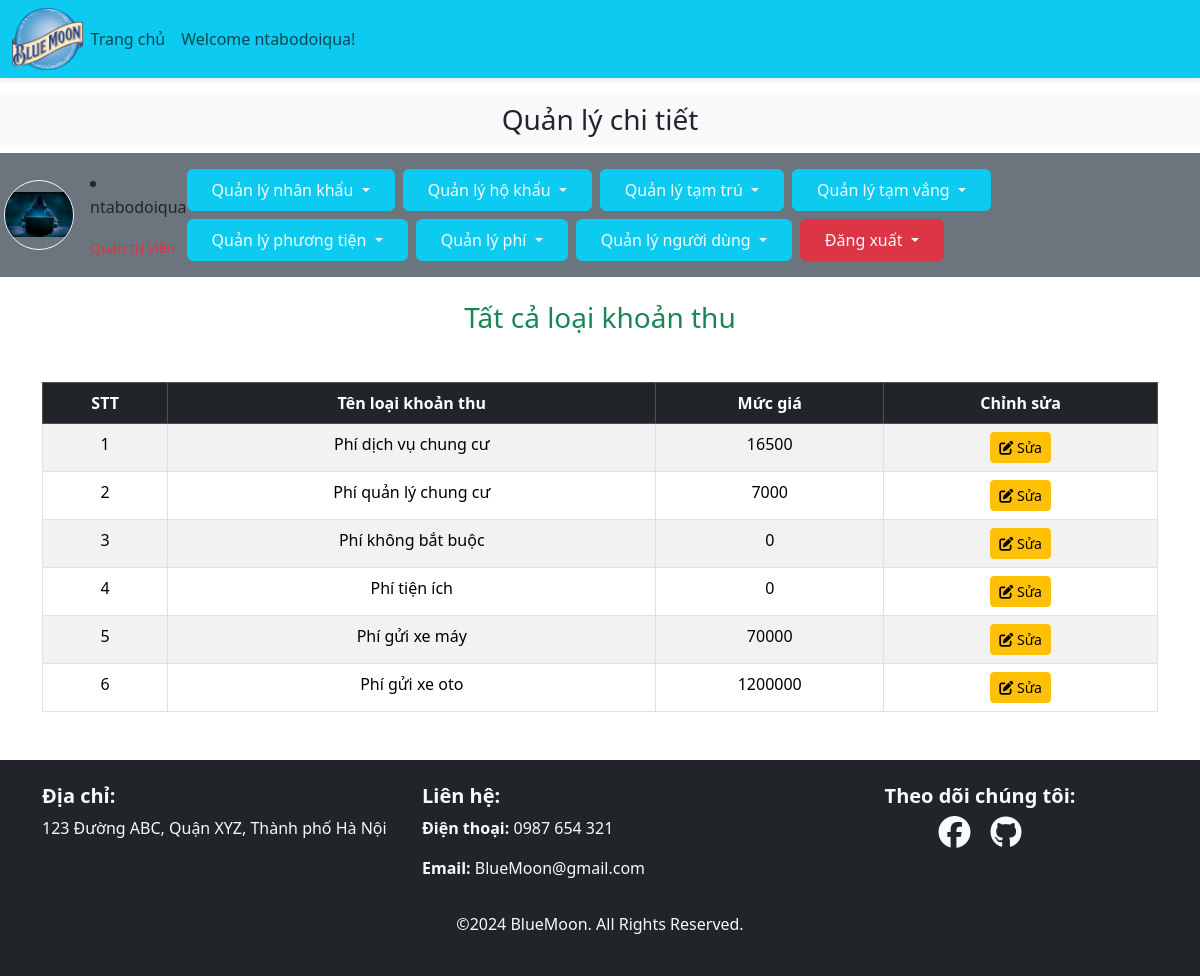
The app's page /admin_area/index.php?view_fee_type (signed in), older data.
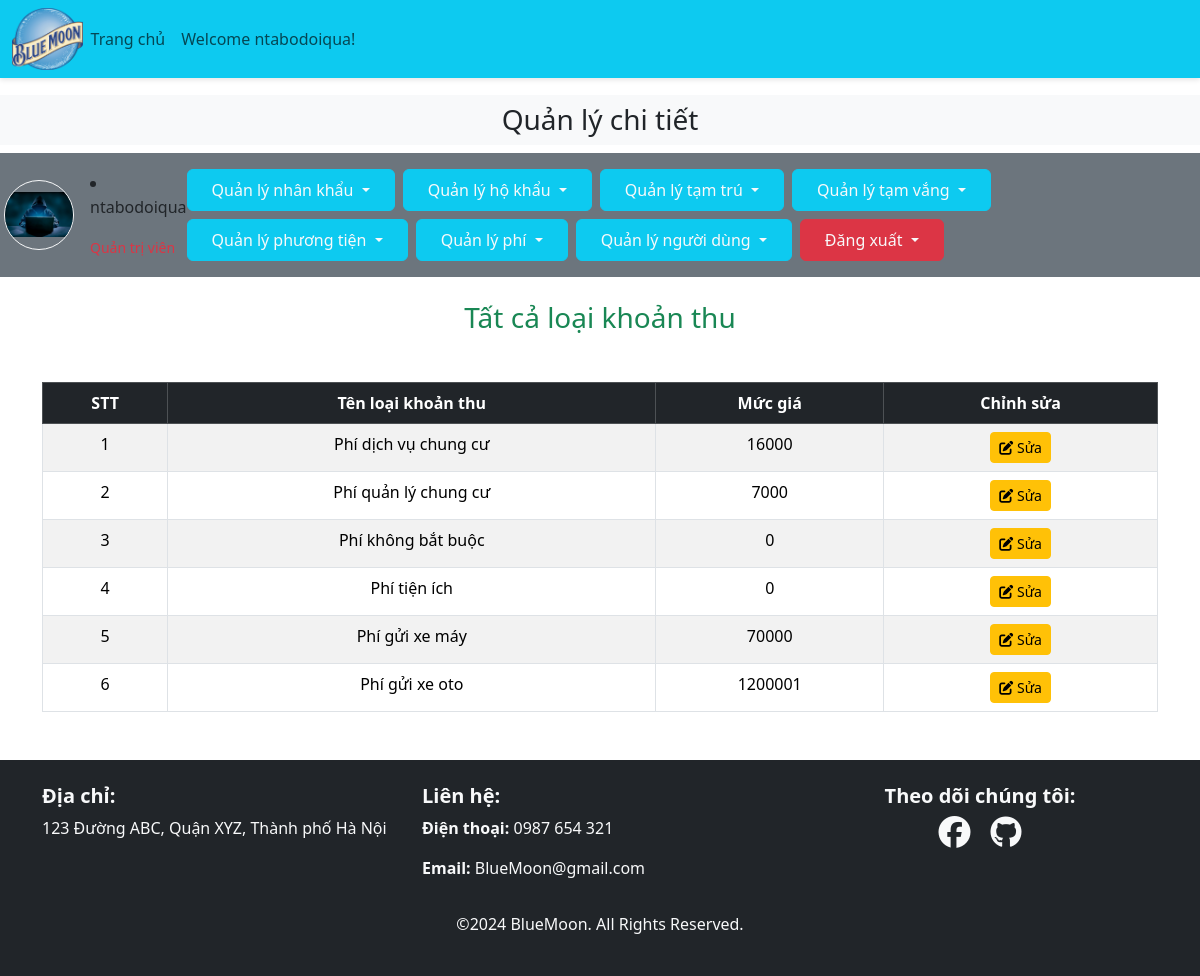
The same page, newer data.
### tables this page shows
CREATE TABLE `type_fee` (
  `type_id` int(11) NOT NULL,
  `type_name` varchar(255) NOT NULL,
  `type_rate` int(11) NOT NULL
);

### admin_area/view_fee_type.php (the view)
<h3 class="text-center text-success my-4">Tất cả loại khoản thu</h3>
<table class="table table-bordered table-hover table-striped mt-5">
    <thead class="table-dark">
        <tr class="text-center">
            <th>STT</th>
            <th>Tên loại khoản thu</th>
            <th>Mức giá</th>
            <th>Chỉnh sửa</th>
        </tr>
    </thead>
    <tbody>
        <?php
        $select_type = "SELECT * FROM `type_fee`";
        $result_type = mysqli_query($con, $select_type);
        $num = 0;
        while ($row = mysqli_fetch_assoc($result_type)) {
            $type_id = $row['type_id'];
            $type_name = $row['type_name'];
            $type_rate = $row['type_rate'];
            $num++;
        ?>
        <tr class="text-center">
            <td><?php echo $num; ?></td>
            <td><?php echo $type_name; ?></td>
            <td><?php echo $type_rate; ?></td>
            <td>
                <a href='index.php?edit_fee_type=<?php echo $type_id?>' class="btn btn-sm btn-warning">
                    <i class="fa-solid fa-pen-to-square"></i> Sửa
                </a>
            </td>
        </tr>
        <?php
        }
        ?>
    </tbody>
</table>

Row changes from the older to the newer data that the page shows:
changed type_fee "Phí dịch vụ chung cư": type_rate "16500" → "16000"
changed type_fee "Phí gửi xe oto": type_rate "1200000" → "1200001"
